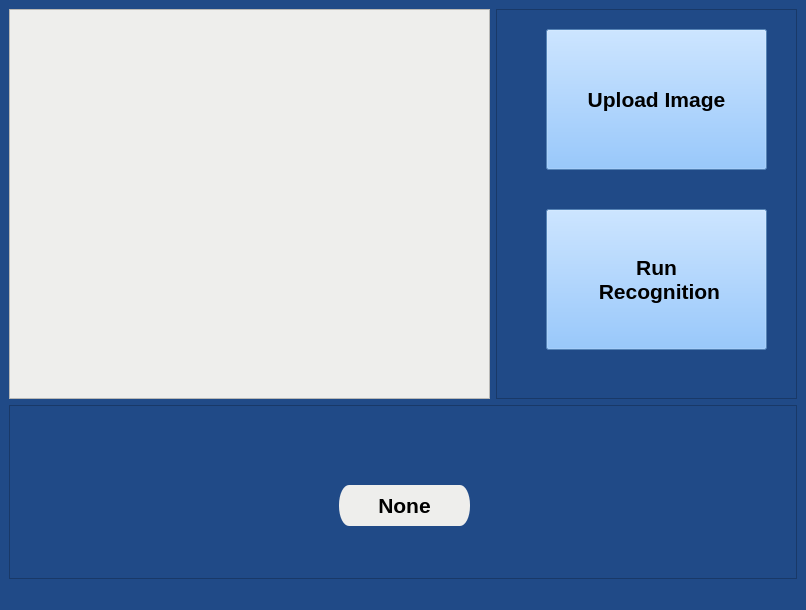
<?xml version="1.0" encoding="UTF-8"?>
<ui version="4.0">
 <class>MainWindow</class>
 <widget class="QMainWindow" name="MainWindow">
  <property name="geometry">
   <rect>
    <x>0</x>
    <y>0</y>
    <width>806</width>
    <height>610</height>
   </rect>
  </property>
  <property name="windowTitle">
   <string>Dog and Cat Image Classifier</string>
  </property>
  <property name="layoutDirection">
   <enum>Qt::LeftToRight</enum>
  </property>
  <property name="styleSheet">
   <string notr="true">background-color: rgb(32, 74, 135);</string>
  </property>
  <widget class="QWidget" name="centralwidget">
   <layout class="QGridLayout" name="gridLayout">
    <item row="0" column="0">
     <widget class="QFrame" name="frame_image">
      <property name="sizePolicy">
       <sizepolicy hsizetype="Maximum" vsizetype="Maximum">
        <horstretch>0</horstretch>
        <verstretch>0</verstretch>
       </sizepolicy>
      </property>
      <property name="minimumSize">
       <size>
        <width>481</width>
        <height>390</height>
       </size>
      </property>
      <property name="styleSheet">
       <string notr="true">background-color: rgb(238, 238, 236);</string>
      </property>
      <property name="frameShape">
       <enum>QFrame::StyledPanel</enum>
      </property>
      <property name="frameShadow">
       <enum>QFrame::Raised</enum>
      </property>
      <widget class="QLabel" name="image">
       <property name="geometry">
        <rect>
         <x>20</x>
         <y>20</y>
         <width>441</width>
         <height>351</height>
        </rect>
       </property>
       <property name="sizePolicy">
        <sizepolicy hsizetype="Preferred" vsizetype="Preferred">
         <horstretch>0</horstretch>
         <verstretch>0</verstretch>
        </sizepolicy>
       </property>
       <property name="text">
        <string/>
       </property>
      </widget>
     </widget>
    </item>
    <item row="0" column="1">
     <widget class="QFrame" name="frame_buttons">
      <property name="sizePolicy">
       <sizepolicy hsizetype="Maximum" vsizetype="Maximum">
        <horstretch>0</horstretch>
        <verstretch>0</verstretch>
       </sizepolicy>
      </property>
      <property name="minimumSize">
       <size>
        <width>301</width>
        <height>390</height>
       </size>
      </property>
      <property name="layoutDirection">
       <enum>Qt::LeftToRight</enum>
      </property>
      <property name="styleSheet">
       <string notr="true"/>
      </property>
      <property name="frameShape">
       <enum>QFrame::StyledPanel</enum>
      </property>
      <property name="frameShadow">
       <enum>QFrame::Raised</enum>
      </property>
      <widget class="QPushButton" name="uploadButton">
       <property name="geometry">
        <rect>
         <x>50</x>
         <y>20</y>
         <width>221</width>
         <height>141</height>
        </rect>
       </property>
       <property name="font">
        <font>
         <family>Arial</family>
         <pointsize>16</pointsize>
         <weight>75</weight>
         <bold>true</bold>
        </font>
       </property>
       <property name="styleSheet">
        <string notr="true">color: rgb(0, 0, 0);
background-color: rgb(119, 183, 255);</string>
       </property>
       <property name="text">
        <string>Upload Image</string>
       </property>
      </widget>
      <widget class="QPushButton" name="runButton">
       <property name="geometry">
        <rect>
         <x>50</x>
         <y>200</y>
         <width>221</width>
         <height>141</height>
        </rect>
       </property>
       <property name="font">
        <font>
         <family>Arial</family>
         <pointsize>16</pointsize>
         <weight>75</weight>
         <bold>true</bold>
        </font>
       </property>
       <property name="styleSheet">
        <string notr="true">background-color: rgb(119, 183, 255);</string>
       </property>
       <property name="text">
        <string>Run 
 Recognition</string>
       </property>
      </widget>
     </widget>
    </item>
    <item row="1" column="0" colspan="2">
     <widget class="QFrame" name="frame_output">
      <property name="frameShape">
       <enum>QFrame::StyledPanel</enum>
      </property>
      <property name="frameShadow">
       <enum>QFrame::Raised</enum>
      </property>
      <widget class="QLabel" name="label">
       <property name="geometry">
        <rect>
         <x>330</x>
         <y>20</y>
         <width>131</width>
         <height>21</height>
        </rect>
       </property>
       <property name="font">
        <font>
         <pointsize>20</pointsize>
        </font>
       </property>
       <property name="styleSheet">
        <string notr="true">color: rgb(238, 238, 236);
border-top-color: rgb(238, 238, 236);
border-color: rgb(238, 238, 236);</string>
       </property>
       <property name="text">
        <string/>
       </property>
       <property name="pixmap">
        <pixmap>dog_paw.png</pixmap>
       </property>
       <property name="alignment">
        <set>Qt::AlignCenter</set>
       </property>
      </widget>
      <widget class="QLabel" name="label_output">
       <property name="geometry">
        <rect>
         <x>330</x>
         <y>80</y>
         <width>131</width>
         <height>41</height>
        </rect>
       </property>
       <property name="font">
        <font>
         <pointsize>16</pointsize>
         <weight>75</weight>
         <bold>true</bold>
        </font>
       </property>
       <property name="styleSheet">
        <string notr="true">color: rgb(0, 0, 0);
background-color: rgb(238, 238, 236);
border-radius: 10px 20px;</string>
       </property>
       <property name="text">
        <string>None</string>
       </property>
       <property name="alignment">
        <set>Qt::AlignCenter</set>
       </property>
      </widget>
      <widget class="QLabel" name="label_4">
       <property name="geometry">
        <rect>
         <x>50</x>
         <y>10</y>
         <width>21</width>
         <height>31</height>
        </rect>
       </property>
       <property name="text">
        <string/>
       </property>
       <property name="pixmap">
        <pixmap>dog_paw.png</pixmap>
       </property>
      </widget>
      <widget class="QLabel" name="label_5">
       <property name="geometry">
        <rect>
         <x>20</x>
         <y>60</y>
         <width>21</width>
         <height>31</height>
        </rect>
       </property>
       <property name="text">
        <string/>
       </property>
       <property name="pixmap">
        <pixmap>dog_paw.png</pixmap>
       </property>
      </widget>
      <widget class="QLabel" name="label_6">
       <property name="geometry">
        <rect>
         <x>100</x>
         <y>60</y>
         <width>21</width>
         <height>31</height>
        </rect>
       </property>
       <property name="text">
        <string/>
       </property>
       <property name="pixmap">
        <pixmap>dog_paw.png</pixmap>
       </property>
      </widget>
      <widget class="QLabel" name="label_7">
       <property name="geometry">
        <rect>
         <x>140</x>
         <y>10</y>
         <width>21</width>
         <height>31</height>
        </rect>
       </property>
       <property name="text">
        <string/>
       </property>
       <property name="pixmap">
        <pixmap>dog_paw.png</pixmap>
       </property>
      </widget>
      <widget class="QLabel" name="label_8">
       <property name="geometry">
        <rect>
         <x>60</x>
         <y>110</y>
         <width>21</width>
         <height>31</height>
        </rect>
       </property>
       <property name="text">
        <string/>
       </property>
       <property name="pixmap">
        <pixmap>dog_paw.png</pixmap>
       </property>
      </widget>
      <widget class="QLabel" name="label_9">
       <property name="geometry">
        <rect>
         <x>150</x>
         <y>110</y>
         <width>21</width>
         <height>31</height>
        </rect>
       </property>
       <property name="text">
        <string/>
       </property>
       <property name="pixmap">
        <pixmap>dog_paw.png</pixmap>
       </property>
      </widget>
      <widget class="QLabel" name="label_10">
       <property name="geometry">
        <rect>
         <x>180</x>
         <y>60</y>
         <width>21</width>
         <height>31</height>
        </rect>
       </property>
       <property name="text">
        <string/>
       </property>
       <property name="pixmap">
        <pixmap>dog_paw.png</pixmap>
       </property>
      </widget>
      <widget class="QLabel" name="label_11">
       <property name="geometry">
        <rect>
         <x>240</x>
         <y>60</y>
         <width>21</width>
         <height>31</height>
        </rect>
       </property>
       <property name="text">
        <string/>
       </property>
       <property name="pixmap">
        <pixmap>dog_paw.png</pixmap>
       </property>
      </widget>
      <widget class="QLabel" name="label_12">
       <property name="geometry">
        <rect>
         <x>240</x>
         <y>10</y>
         <width>21</width>
         <height>31</height>
        </rect>
       </property>
       <property name="text">
        <string/>
       </property>
       <property name="pixmap">
        <pixmap>dog_paw.png</pixmap>
       </property>
      </widget>
      <widget class="QLabel" name="label_13">
       <property name="geometry">
        <rect>
         <x>240</x>
         <y>110</y>
         <width>21</width>
         <height>31</height>
        </rect>
       </property>
       <property name="text">
        <string/>
       </property>
       <property name="pixmap">
        <pixmap>dog_paw.png</pixmap>
       </property>
      </widget>
      <widget class="QLabel" name="label_15">
       <property name="geometry">
        <rect>
         <x>540</x>
         <y>10</y>
         <width>21</width>
         <height>31</height>
        </rect>
       </property>
       <property name="text">
        <string/>
       </property>
       <property name="pixmap">
        <pixmap>dog_paw.png</pixmap>
       </property>
      </widget>
      <widget class="QLabel" name="label_16">
       <property name="geometry">
        <rect>
         <x>660</x>
         <y>60</y>
         <width>21</width>
         <height>31</height>
        </rect>
       </property>
       <property name="text">
        <string/>
       </property>
       <property name="pixmap">
        <pixmap>dog_paw.png</pixmap>
       </property>
      </widget>
      <widget class="QLabel" name="label_17">
       <property name="geometry">
        <rect>
         <x>710</x>
         <y>110</y>
         <width>21</width>
         <height>31</height>
        </rect>
       </property>
       <property name="text">
        <string/>
       </property>
       <property name="pixmap">
        <pixmap>dog_paw.png</pixmap>
       </property>
      </widget>
      <widget class="QLabel" name="label_18">
       <property name="geometry">
        <rect>
         <x>630</x>
         <y>110</y>
         <width>21</width>
         <height>31</height>
        </rect>
       </property>
       <property name="text">
        <string/>
       </property>
       <property name="pixmap">
        <pixmap>dog_paw.png</pixmap>
       </property>
      </widget>
      <widget class="QLabel" name="label_19">
       <property name="geometry">
        <rect>
         <x>600</x>
         <y>60</y>
         <width>21</width>
         <height>31</height>
        </rect>
       </property>
       <property name="text">
        <string/>
       </property>
       <property name="pixmap">
        <pixmap>dog_paw.png</pixmap>
       </property>
      </widget>
      <widget class="QLabel" name="label_20">
       <property name="geometry">
        <rect>
         <x>710</x>
         <y>10</y>
         <width>21</width>
         <height>31</height>
        </rect>
       </property>
       <property name="text">
        <string/>
       </property>
       <property name="pixmap">
        <pixmap>dog_paw.png</pixmap>
       </property>
      </widget>
      <widget class="QLabel" name="label_21">
       <property name="geometry">
        <rect>
         <x>540</x>
         <y>110</y>
         <width>21</width>
         <height>31</height>
        </rect>
       </property>
       <property name="text">
        <string/>
       </property>
       <property name="pixmap">
        <pixmap>dog_paw.png</pixmap>
       </property>
      </widget>
      <widget class="QLabel" name="label_22">
       <property name="geometry">
        <rect>
         <x>540</x>
         <y>60</y>
         <width>21</width>
         <height>31</height>
        </rect>
       </property>
       <property name="text">
        <string/>
       </property>
       <property name="pixmap">
        <pixmap>dog_paw.png</pixmap>
       </property>
      </widget>
      <widget class="QLabel" name="label_23">
       <property name="geometry">
        <rect>
         <x>630</x>
         <y>10</y>
         <width>21</width>
         <height>31</height>
        </rect>
       </property>
       <property name="text">
        <string/>
       </property>
       <property name="pixmap">
        <pixmap>dog_paw.png</pixmap>
       </property>
      </widget>
      <widget class="QLabel" name="label_24">
       <property name="geometry">
        <rect>
         <x>740</x>
         <y>60</y>
         <width>21</width>
         <height>31</height>
        </rect>
       </property>
       <property name="text">
        <string/>
       </property>
       <property name="pixmap">
        <pixmap>dog_paw.png</pixmap>
       </property>
      </widget>
     </widget>
    </item>
   </layout>
  </widget>
  <widget class="QMenuBar" name="menubar">
   <property name="geometry">
    <rect>
     <x>0</x>
     <y>0</y>
     <width>806</width>
     <height>22</height>
    </rect>
   </property>
  </widget>
  <widget class="QStatusBar" name="statusbar"/>
 </widget>
 <resources/>
 <connections/>
</ui>
